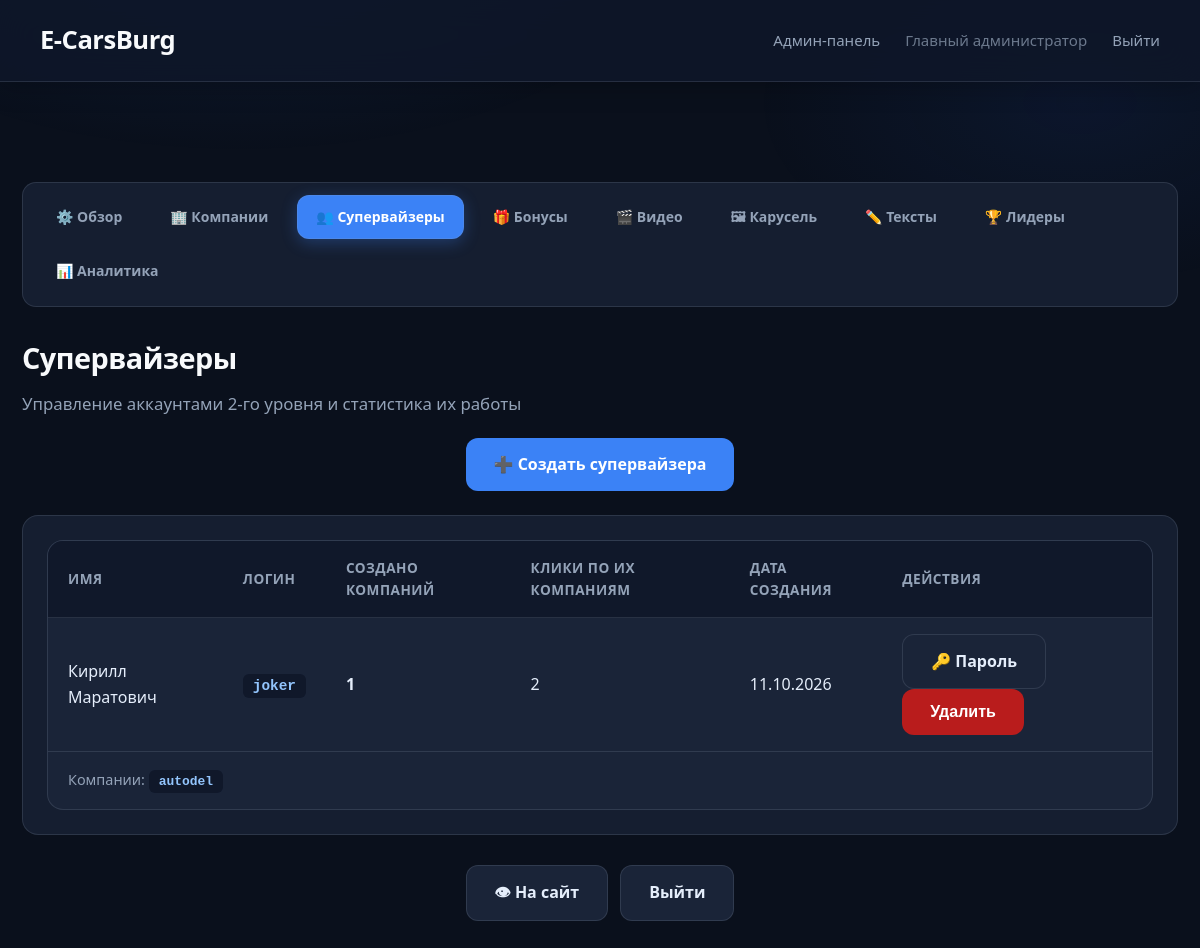
The app's page /admin/supervisors (signed in) with its own data.
### models.py (models this page shows, shortened)
class Company(Base):
    __tablename__ = 'companies'
    id: Mapped[int] = mapped_column(primary_key=True, index=True)
    name: Mapped[str] = mapped_column(String(100), nullable=False)
    slug: Mapped[str] = mapped_column(String(50), unique=True, index=True, nullable=False)
    description: Mapped[str] = mapped_column(Text, nullable=True)
    email: Mapped[str] = mapped_column(String(100), unique=True, nullable=False)
    password_hash: Mapped[str] = mapped_column(String(255), nullable=False)
    is_admin: Mapped[bool] = mapped_column(Boolean, default=False)
    role: Mapped[str] = mapped_column(String(20), default=ROLE_PARTNER, nullable=False, index=True)
    created_by_id: Mapped[int] = mapped_column(ForeignKey('companies.id'), nullable=True, index=True)
    created_at: Mapped[datetime] = mapped_column(DateTime, default=datetime.utcnow)
    clicks: Mapped[list["ClickEvent"]] = relationship(
        "ClickEvent",
        back_populates="company",
        cascade="all, delete-orphan"
    )
    created_by = relationship("Company", remote_side=[id], foreign_keys=[created_by_id])
    @property
    def is_authenticated(self):
        return True
    def get_role(self) -> str:
        if self.role:
            return self.role
        return ROLE_ADMIN if self.is_admin else ROLE_PARTNER
    @property
    def is_main_admin(self) -> bool:
        return self.get_role() == ROLE_ADMIN
    @property
    def role_label(self) -> str:
        return {
            ROLE_ADMIN: 'Главный администратор',
            ROLE_SUPERVISOR: 'Супервайзер',
            ROLE_PARTNER: 'Партнёр',
        }.get(self.get_role(), 'Пользователь')

### app.py (the view)
@app.route('/admin/supervisors')
@admin_required
def admin_supervisors():
    db = SessionLocal()
    try:
        supervisors = db.query(Company).filter(Company.role == ROLE_SUPERVISOR).order_by(Company.created_at.desc()).all()
        stats = []
        for s in supervisors:
            created_companies = db.query(Company).filter(
                Company.created_by_id == s.id,
                Company.role == ROLE_PARTNER
            ).all()
            company_ids = [c.id for c in created_companies]
            total_clicks = 0
            if company_ids:
                total_clicks = db.query(func.count(ClickEvent.id)).filter(
                    ClickEvent.company_id.in_(company_ids)
                ).scalar() or 0
            stats.append({
                'supervisor': s,
                'companies_count': len(created_companies),
                'companies': created_companies,
                'total_clicks': total_clicks,
            })
        return render_template('admin_supervisors.html', stats=stats, active_nav='supervisors')
    finally:
        db.close()

### app.py (called while the page is built)
@login_manager.user_loader
def load_user(user_id):
    db = SessionLocal()
    try:
        return db.get(Company, int(user_id))
    finally:
        db.close()

def admin_required(f):
    from functools import wraps
    @wraps(f)
    @login_required
    def decorated_function(*args, **kwargs):
        if not current_user.is_main_admin:
            flash('Доступ запрещён. Только для главного администратора.', 'error')
            return redirect(url_for('post_login_redirect'))
        return f(*args, **kwargs)
    return decorated_function

### templates/admin_supervisors.html (shortened to what this page needs)
{% extends "admin_base.html" %}
{% block content %}
<h1>Супервайзеры</h1>
<p style="color: var(--mc-text-muted, #94a3b8); margin-bottom: 20px;">
    Управление аккаунтами 2-го уровня и статистика их работы
</p>
<div class="actions" style="margin-bottom: 24px;">
    <a href="{{ url_for('admin_add_supervisor') }}" class="btn btn-primary">➕ Создать супервайзера</a>
</div>
{% if stats %}
<div class="admin-section">
    <table class="leaderboard-table">
        <thead>
            <tr>
                <th>Имя</th>
                <th>Логин</th>
                <th>Создано компаний</th>
                <th>Клики по их компаниям</th>
                <th>Дата создания</th>
                <th>Действия</th>
            </tr>
        </thead>
        <tbody>
            {% for row in stats %}
            <tr>
                <td>{{ row.supervisor.name }}</td>
                <td><code>{{ row.supervisor.slug }}</code></td>
                <td><strong>{{ row.companies_count }}</strong></td>
                <td>{{ row.total_clicks }}</td>
                <td>{{ row.supervisor.created_at.strftime('%d.%m.%Y') if row.supervisor.created_at else '—' }}</td>
                <td>
                    <a href="{{ url_for('admin_supervisor_password', sup_id=row.supervisor.id) }}" class="btn">🔑 Пароль</a>
                    <form method="POST" action="{{ url_for('admin_delete_supervisor', sup_id=row.supervisor.id) }}" style="display:inline;" onsubmit="return confirm('Удалить супервайзера?');">
                        <button type="submit" class="btn btn-danger">Удалить</button>
                    </form>
                </td>
            </tr>
            {% if row.companies %}
            <tr>
                <td colspan="6" style="font-size: 0.9em; color: #94a3b8;">
                    Компании:
                    {% for c in row.companies %}
                        <code>{{ c.slug }}</code>{% if not loop.last %}, {% endif %}
                    {% endfor %}
                </td>
            </tr>
            {% endif %}
            {% endfor %}
        </tbody>
    </table>
</div>
{% else %}
<p class="no-data">Супервайзеры ещё не созданы.</p>
{% endif %}
{% endblock %}

### templates/admin_base.html (shortened to what this page needs)
<!DOCTYPE html>
<html lang="ru">
<head>
    <link rel="stylesheet" href="{{ url_for('static', filename='style.css') }}">
</head>
<body class="admin-theme">
    <nav class="top-nav">
        <a href="{{ url_for('index') }}" class="nav-brand">E-CarsBurg</a>
        <div class="nav-links">
            {% if current_user.is_main_admin %}
                <a href="{{ url_for('admin_dashboard') }}" class="nav-link">Админ-панель</a>
            {% elif current_user.is_supervisor %}
                <a href="{{ url_for('admin_companies') }}" class="nav-link">Панель супервайзера</a>
            {% endif %}
            <span class="nav-link" style="opacity:0.7;">{{ current_user.role_label }}</span>
            <a href="{{ url_for('logout') }}" class="nav-link">Выйти</a>
        </div>
    </nav>
    <div class="container {% block container_class %}wide{% endblock %}">
        <nav class="admin-nav" aria-label="Разделы админки">
            {% if current_user.is_main_admin %}
                <a href="{{ url_for('admin_dashboard') }}" class="btn {% if active_nav == 'dashboard' %}active{% endif %}">⚙️ Обзор</a>
                <a href="{{ url_for('admin_companies') }}" class="btn {% if active_nav == 'companies' %}active{% endif %}">🏢 Компании</a>
                <a href="{{ url_for('admin_supervisors') }}" class="btn {% if active_nav == 'supervisors' %}active{% endif %}">👥 Супервайзеры</a>
                <a href="{{ url_for('admin_bonuses') }}" class="btn {% if active_nav == 'bonuses' %}active{% endif %}">🎁 Бонусы</a>
                <a href="{{ url_for('admin_media') }}" class="btn {% if active_nav == 'media' %}active{% endif %}">🎬 Видео</a>
                <a href="{{ url_for('admin_gallery') }}" class="btn {% if active_nav == 'gallery' %}active{% endif %}">🖼 Карусель</a>
                <a href="{{ url_for('admin_texts') }}" class="btn {% if active_nav == 'texts' %}active{% endif %}">✏️ Тексты</a>
                <a href="{{ url_for('admin_leaderboard') }}" class="btn {% if active_nav == 'leaderboard' %}active{% endif %}">🏆 Лидеры</a>
                <a href="{{ url_for('admin_analytics') }}" class="btn {% if active_nav == 'analytics' %}active{% endif %}">📊 Аналитика</a>
            {% elif current_user.is_supervisor %}
                <a href="{{ url_for('admin_companies') }}" class="btn {% if active_nav == 'companies' %}active{% endif %}">🏢 Мои компании</a>
                <a href="{{ url_for('admin_add_company') }}" class="btn {% if active_nav == 'add_company' %}active{% endif %}">➕ Создать компанию</a>
            {% endif %}
        </nav>
        {% block content %}{% endblock %}
        {% block footer_actions %}
        <div class="actions" style="margin-top: 30px;">
            <a href="{{ url_for('index') }}" class="btn" target="_blank">👁 На сайт</a>
            <a href="{{ url_for('logout') }}" class="btn">Выйти</a>
        </div>
        {% endblock %}
    </div>
</body>
</html>

### records on screen
Company: role_label "Главный администратор"
Company: supervisor.name "Кирилл Маратович", supervisor.slug "joker", supervisor.created_at "11.10.2026"
Company: slug "autodel"

### other values on screen
{{ row.companies_count }} "1"
{{ row.total_clicks }} "2"
